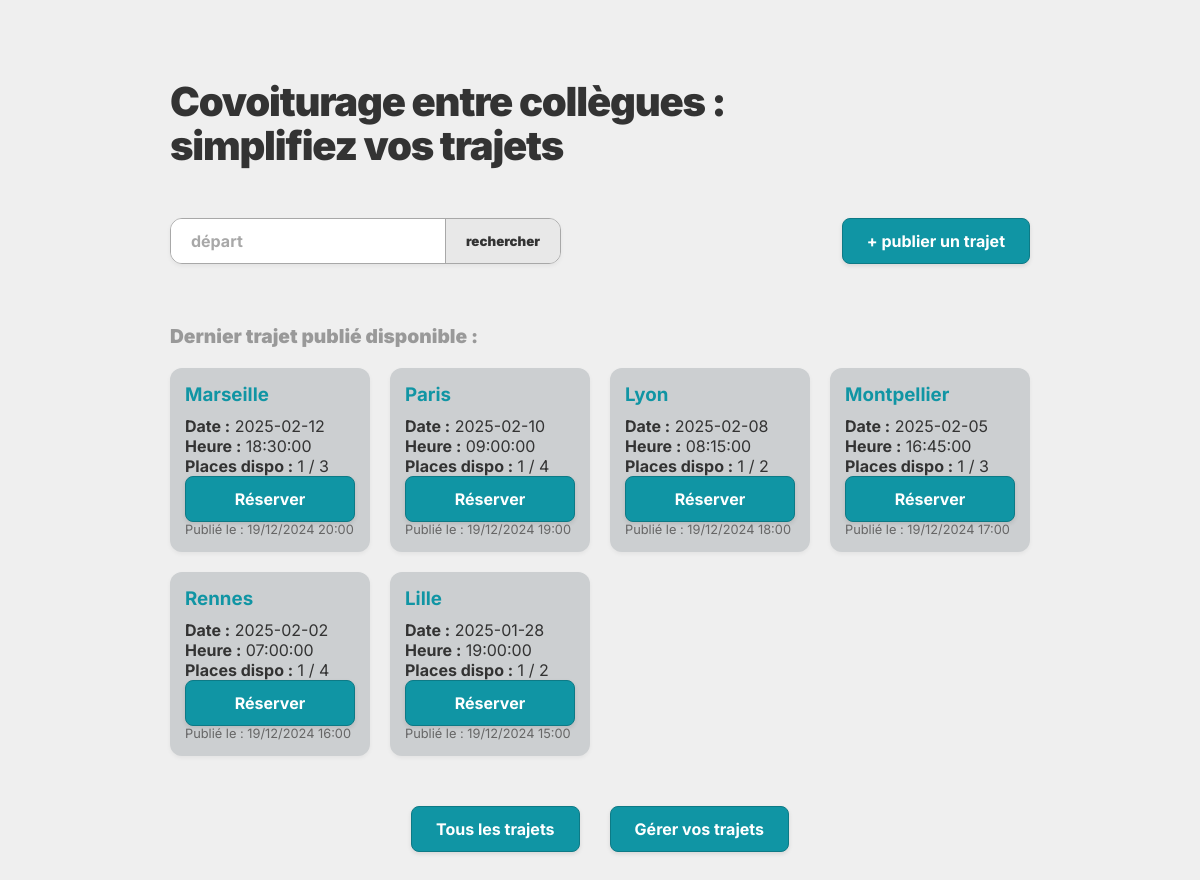
Page /users/home.php (signed in) on the committed database.
### tables this page shows
CREATE TABLE IF NOT EXISTS `trajet` (
  `trajet_id` int NOT NULL AUTO_INCREMENT,
  `trajet_ville` varchar(50) NOT NULL,
  `trajet_date` date NOT NULL,
  `trajet_heure` time NOT NULL,
  `trajet_users_id` int NOT NULL,
  `trajet_nbpassager_max` int NOT NULL,
  `trajet_date_publication` datetime DEFAULT NULL,
  PRIMARY KEY (`trajet_id`)
);

### include/function.php (called while the page is built)
<?php
function hsc($value)
{
    return htmlspecialchars(is_null($value) ? "" : $value);
}
?>

### users/home.php (the view, shortened to what this page needs)
<?php
require_once $_SERVER["DOCUMENT_ROOT"] . "../include/connect.php";
require_once $_SERVER["DOCUMENT_ROOT"] . "../include/function.php";
$sql = "
        SELECT trajet.*, passager_un_users_id, passager_deux_users_id,
               passager_trois_users_id, passager_quatre_users_id,
               users_firstname, users_lastname
        FROM trajet
        LEFT JOIN passager ON trajet_id = passager_trajet_id
        LEFT JOIN users ON trajet_users_id = users_id
";
$params = [];
$sql .= " ORDER BY trajet_date_publication DESC LIMIT 8";
$stmt = $db->prepare($sql);
$stmt->execute($params);
$recordset = $stmt->fetchAll(PDO::FETCH_ASSOC);
?>
<!DOCTYPE html>
<html lang="fr">
<head>
    <link rel="stylesheet" href="../style/style.css">
    <link rel="stylesheet" href="../style/home.css">
</head>
<body>
    <main class="conteneur-page">
        <h1 class="titre-principal">Covoiturage entre collègues :<br>simplifiez vos trajets</h1>
        <div class="barre-actions-superieure">
            <form action="home.php" method="GET" class="groupe-recherche">
                <input type="text" name="search" class="champ-recherche" placeholder="départ" value="<?= isset($_GET['search']) ? hsc($_GET['search']) : '' ?>">
                <button type="submit" class="bouton-recherche">rechercher</button>
            </form>
            <a href="ajoutTrajets.php">
                <button class="bouton-primaire" title="Ajouter un trajet" href="ajoutTrajets.php">
                    + publier un trajet
                </button>
            </a>
        </div>
        <section class="section-trajets">
            <h2 class="sous-titre">Dernier trajet publié disponible :</h2>
            <div class="grille-cartes">
                <?php foreach ($recordset as $row) {
                    $places_occupees = 0;
                    if (!is_null($row["passager_un_users_id"])) $places_occupees++;
                    if (!is_null($row["passager_deux_users_id"])) $places_occupees++;
                    if (!is_null($row["passager_trois_users_id"])) $places_occupees++;
                    if (!is_null($row["passager_quatre_users_id"])) $places_occupees++;
                    $places_dispo = $row["trajet_nbpassager_max"] - $places_occupees;
                    if ($places_dispo <= 0) {
                        continue;
                    }
                ?>
                    <div class="carte-trajet">
                        <h3 class="carte-ville"><?= hsc($row["trajet_ville"]); ?></h3>
                        <p><strong>Date :</strong> <?= hsc($row["trajet_date"]); ?></p>
                        <p><strong>Heure :</strong> <?= hsc($row["trajet_heure"]); ?></p>
                        <p><strong>Places dispo :</strong> <?= $places_dispo ?> / <?= hsc($row["trajet_nbpassager_max"]); ?></p>
                        <button class="bouton-primaire modal-ouverture" data-modal="modal-<?= hsc($row["trajet_id"]); ?>">Réserver</button>
                        <div class="carte-date-pub">
                            Publié le : <?= hsc(date("d/m/Y H:i", strtotime($row["trajet_date_publication"]))); ?>
                        </div>
                    </div>
                <?php } ?>
            </div>
        </section>
        <div class="barre-actions-inferieure">
            <button class="bouton-primaire">Tous les trajets</button>
            <button class="bouton-primaire" onclick="window.location.href = 'gestionTrajetsUser.php'">Gérer vos trajets</button>
        </div>
    </main>
</body>
</html>

### style/style.css (style rules this page uses)
:root { --couleur-primaire: #1095a4; --couleur-texte: #333333; --couleur-secondaire: #cccfd1; --couleur-fond: #efefef; --police-principale: 'Inter', sans-serif; }
* { box-sizing: border-box; margin: 0; padding: 0; }
body { font-family: var(--police-principale); background-color: var(--couleur-fond); color: var(--couleur-texte); min-height: 100vh; display: flex; justify-content: center; padding: 40px 20px; }
.bouton-primaire { background-color: var(--couleur-primaire); color: white; font-family: var(--police-principale); font-weight: 700; font-size: 1rem; padding: 12px 24px; border: 1px solid #0d7a86; border-radius: 8px; cursor: pointer; box-shadow: 0px 2px 4px rgba(0, 0, 0, 0.1); transition: opacity 0.2s ease; }
a { text-decoration: none; color: inherit; }

### style/home.css (style rules this page uses)
.conteneur-page { width: 100%; max-width: 900px; margin: 40px auto; padding: 0 20px; }
.titre-principal { font-size: 2.5rem; font-weight: 900; letter-spacing: -0.03em; line-height: 1.1; margin-bottom: 50px; }
.barre-actions-superieure { display: flex; justify-content: space-between; align-items: center; margin-bottom: 60px; flex-wrap: wrap; gap: 20px; }
.groupe-recherche { display: flex; border: 1px solid #a8a8a8; border-radius: 12px; overflow: hidden; box-shadow: 0px 2px 4px rgba(0, 0, 0, 0.05); }
.champ-recherche { border: none; padding: 12px 20px; font-family: var(--police-principale); font-size: 1rem; font-weight: 700; color: var(--couleur-texte); outline: none; min-width: 250px; }
.champ-recherche::placeholder { color: #a8a8a8; }
.bouton-recherche { background-color: #e8e8e8; border: none; border-left: 1px solid #a8a8a8; padding: 12px 20px; font-family: var(--police-principale); font-weight: 900; color: var(--couleur-texte); cursor: pointer; }
.section-trajets { margin-bottom: 50px; }
.sous-titre { font-size: 1.2rem; font-weight: 900; color: #999999; margin-bottom: 20px; }
.grille-cartes { display: grid; grid-template-columns: repeat(4, 1fr); gap: 20px; }
.carte-trajet { background-color: var(--couleur-secondaire); border-radius: 12px; min-height: 180px; padding: 15px; display: flex; flex-direction: column; box-shadow: 0px 2px 4px rgba(0, 0, 0, 0.05); }
.carte-ville { margin-bottom: 10px; color: var(--couleur-primaire); }
.carte-date-pub { margin-top: auto; font-size: 0.8rem; color: #666; }
.barre-actions-inferieure { display: flex; justify-content: center; gap: 30px; }

### rows in the picture
trajet: trajet_ville "Marseille", trajet_date "2025-02-12", trajet_heure "18:30:00", trajet_nbpassager_max "1", trajet_nbpassager_max "3", trajet_date_publication "19/12/2024 20:00"
trajet: trajet_ville "Paris", trajet_date "2025-02-10", trajet_heure "09:00:00", trajet_nbpassager_max "1", trajet_nbpassager_max "4", trajet_date_publication "19/12/2024 19:00"
trajet: trajet_ville "Lyon", trajet_date "2025-02-08", trajet_heure "08:15:00", trajet_nbpassager_max "1", trajet_nbpassager_max "2", trajet_date_publication "19/12/2024 18:00"
trajet: trajet_ville "Montpellier", trajet_date "2025-02-05", trajet_heure "16:45:00", trajet_nbpassager_max "1", trajet_nbpassager_max "3", trajet_date_publication "19/12/2024 17:00"
trajet: trajet_ville "Rennes", trajet_date "2025-02-02", trajet_heure "07:00:00", trajet_nbpassager_max "1", trajet_nbpassager_max "4", trajet_date_publication "19/12/2024 16:00"
trajet: trajet_ville "Lille", trajet_date "2025-01-28", trajet_heure "19:00:00", trajet_nbpassager_max "1", trajet_nbpassager_max "2", trajet_date_publication "19/12/2024 15:00"
